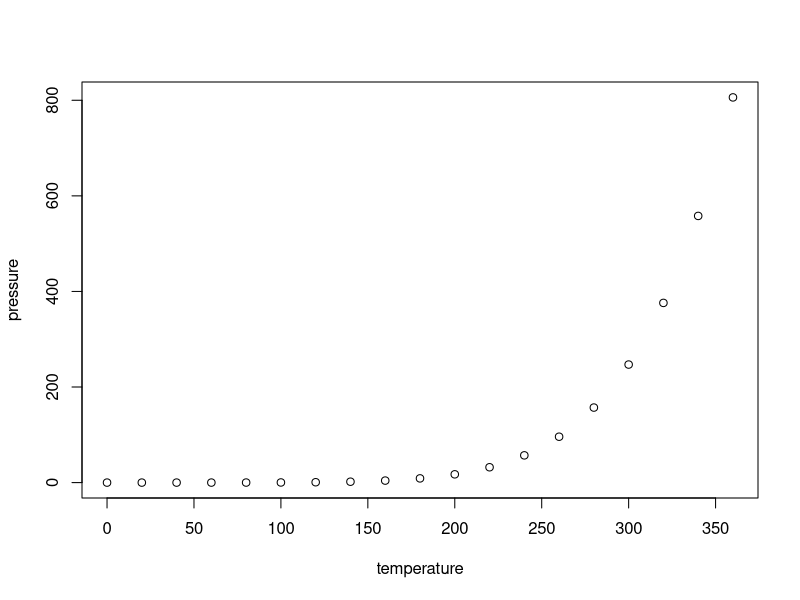
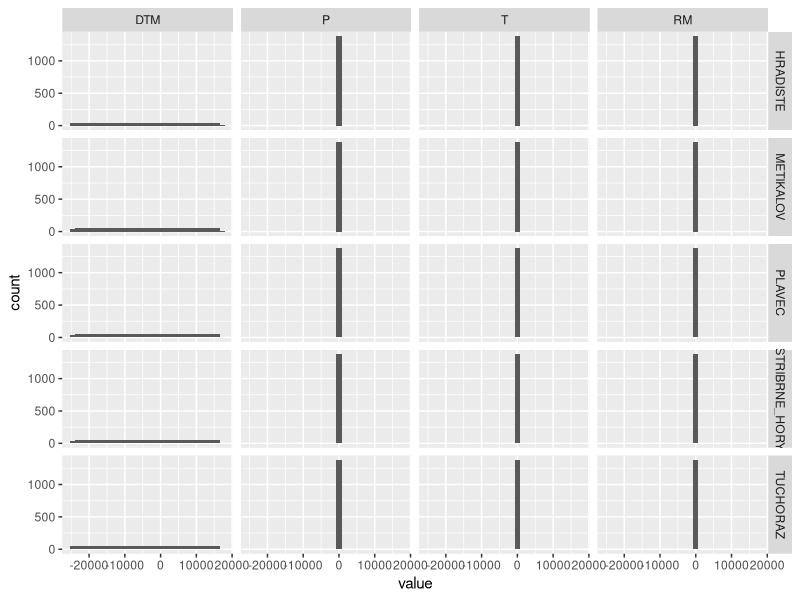

Recreate these plots in R, in order.
## ---- chunk 1
knitr::opts_chunk$set(echo = TRUE)
## ---- chunk 2
summary(cars)
## ---- chunk 3
plot(pressure)
## ---- chunk 4
# install.packages("data.table")
library(data.table)

  
chunk <- fread("data/data_PRT.csv")
str(chunk)
## ---- chunk 5
library(ggplot2)
tidy <- melt(chunk)
ggplot(data = tidy, aes(value)) + 
  geom_histogram() +
  facet_grid( ID ~ variable, scales = 'free_y')
